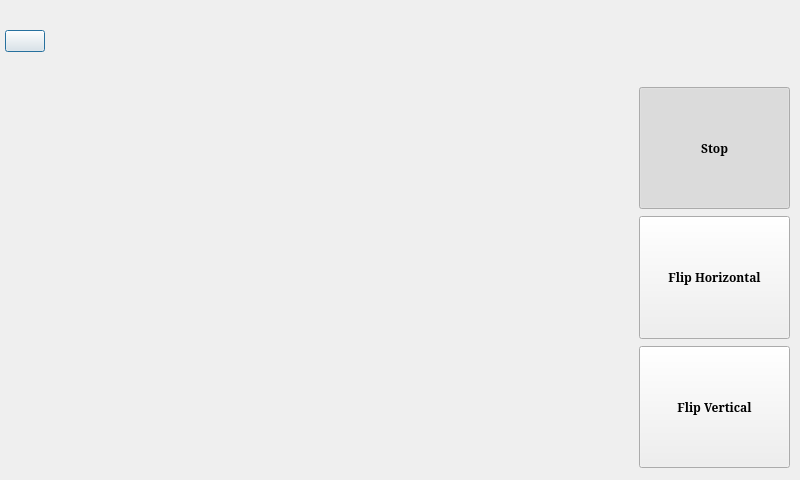
<?xml version="1.0" encoding="UTF-8"?>
<ui version="4.0">
 <class>CameraDialog</class>
 <widget class="QDialog" name="CameraDialog">
  <property name="geometry">
   <rect>
    <x>0</x>
    <y>0</y>
    <width>800</width>
    <height>480</height>
   </rect>
  </property>
  <property name="sizePolicy">
   <sizepolicy hsizetype="Expanding" vsizetype="Fixed">
    <horstretch>0</horstretch>
    <verstretch>0</verstretch>
   </sizepolicy>
  </property>
  <property name="font">
   <font>
    <family>.AppleSystemUIFont</family>
   </font>
  </property>
  <property name="windowTitle">
   <string>Camera</string>
  </property>
  <property name="windowIcon">
   <iconset resource="assets.qrc">
    <normaloff>:/assets/xiangji.svg</normaloff>:/assets/xiangji.svg</iconset>
  </property>
  <layout class="QVBoxLayout" name="verticalLayout" stretch="1,0,7">
   <property name="spacing">
    <number>3</number>
   </property>
   <property name="leftMargin">
    <number>5</number>
   </property>
   <property name="topMargin">
    <number>5</number>
   </property>
   <property name="rightMargin">
    <number>5</number>
   </property>
   <property name="bottomMargin">
    <number>5</number>
   </property>
   <item>
    <layout class="QHBoxLayout" name="horizontalLayout_3">
     <item>
      <widget class="QPushButton" name="Btn_Back">
       <property name="whatsThis">
        <string>BTStyleSheet2</string>
       </property>
       <property name="text">
        <string/>
       </property>
       <property name="icon">
        <iconset resource="assets.qrc">
         <normaloff>:/assets/huitui.svg</normaloff>:/assets/huitui.svg</iconset>
       </property>
       <property name="iconSize">
        <size>
         <width>72</width>
         <height>72</height>
        </size>
       </property>
      </widget>
     </item>
     <item>
      <spacer name="horizontalSpacer_3">
       <property name="orientation">
        <enum>Qt::Horizontal</enum>
       </property>
       <property name="sizeHint" stdset="0">
        <size>
         <width>40</width>
         <height>20</height>
        </size>
       </property>
      </spacer>
     </item>
     <item>
      <widget class="QPushButton" name="Btn_Logo">
       <property name="styleSheet">
        <string notr="true">border:none;
font: 75 30pt &quot;Gill Sans MT&quot;;
</string>
       </property>
       <property name="text">
        <string/>
       </property>
       <property name="icon">
        <iconset resource="assets.qrc">
         <normaloff>:/assets/camera.svg</normaloff>:/assets/camera.svg</iconset>
       </property>
       <property name="iconSize">
        <size>
         <width>72</width>
         <height>72</height>
        </size>
       </property>
      </widget>
     </item>
     <item>
      <spacer name="horizontalSpacer_4">
       <property name="orientation">
        <enum>Qt::Horizontal</enum>
       </property>
       <property name="sizeHint" stdset="0">
        <size>
         <width>40</width>
         <height>20</height>
        </size>
       </property>
      </spacer>
     </item>
     <item>
      <widget class="QLabel" name="label_null">
       <property name="minimumSize">
        <size>
         <width>76</width>
         <height>72</height>
        </size>
       </property>
       <property name="text">
        <string/>
       </property>
      </widget>
     </item>
    </layout>
   </item>
   <item>
    <spacer name="verticalSpacer">
     <property name="orientation">
      <enum>Qt::Vertical</enum>
     </property>
     <property name="sizeType">
      <enum>QSizePolicy::Fixed</enum>
     </property>
     <property name="sizeHint" stdset="0">
      <size>
       <width>20</width>
       <height>2</height>
      </size>
     </property>
    </spacer>
   </item>
   <item>
    <layout class="QGridLayout" name="gridLayout" rowstretch="0,0" columnstretch="1">
     <property name="leftMargin">
      <number>5</number>
     </property>
     <property name="topMargin">
      <number>5</number>
     </property>
     <property name="rightMargin">
      <number>5</number>
     </property>
     <property name="bottomMargin">
      <number>5</number>
     </property>
     <item row="0" column="0">
      <layout class="QHBoxLayout" name="horizontalLayout" stretch="0,4,0,1">
       <property name="topMargin">
        <number>0</number>
       </property>
       <item>
        <spacer name="horizontalSpacer">
         <property name="orientation">
          <enum>Qt::Horizontal</enum>
         </property>
         <property name="sizeType">
          <enum>QSizePolicy::Fixed</enum>
         </property>
         <property name="sizeHint" stdset="0">
          <size>
           <width>10</width>
           <height>5</height>
          </size>
         </property>
        </spacer>
       </item>
       <item>
        <layout class="QGridLayout" name="gridLayout_2" rowstretch="0,0,0" rowminimumheight="0,0,0">
         <item row="0" column="0">
          <spacer name="verticalSpacer_3">
           <property name="orientation">
            <enum>Qt::Vertical</enum>
           </property>
           <property name="sizeType">
            <enum>QSizePolicy::Preferred</enum>
           </property>
           <property name="sizeHint" stdset="0">
            <size>
             <width>20</width>
             <height>5</height>
            </size>
           </property>
          </spacer>
         </item>
         <item row="1" column="0">
          <widget class="QLabel" name="Windows">
           <property name="sizePolicy">
            <sizepolicy hsizetype="Expanding" vsizetype="Expanding">
             <horstretch>0</horstretch>
             <verstretch>0</verstretch>
            </sizepolicy>
           </property>
           <property name="text">
            <string/>
           </property>
           <property name="scaledContents">
            <bool>true</bool>
           </property>
          </widget>
         </item>
         <item row="2" column="0">
          <spacer name="verticalSpacer_4">
           <property name="orientation">
            <enum>Qt::Vertical</enum>
           </property>
           <property name="sizeType">
            <enum>QSizePolicy::Preferred</enum>
           </property>
           <property name="sizeHint" stdset="0">
            <size>
             <width>20</width>
             <height>5</height>
            </size>
           </property>
          </spacer>
         </item>
        </layout>
       </item>
       <item>
        <spacer name="horizontalSpacer_2">
         <property name="orientation">
          <enum>Qt::Horizontal</enum>
         </property>
         <property name="sizeType">
          <enum>QSizePolicy::Fixed</enum>
         </property>
         <property name="sizeHint" stdset="0">
          <size>
           <width>10</width>
           <height>20</height>
          </size>
         </property>
        </spacer>
       </item>
       <item>
        <layout class="QVBoxLayout" name="verticalLayout_2" stretch="0,0,0">
         <property name="spacing">
          <number>7</number>
         </property>
         <item>
          <widget class="QToolButton" name="Btn_Sensor">
           <property name="sizePolicy">
            <sizepolicy hsizetype="Expanding" vsizetype="Expanding">
             <horstretch>0</horstretch>
             <verstretch>0</verstretch>
            </sizepolicy>
           </property>
           <property name="font">
            <font>
             <family>SimSun</family>
             <weight>75</weight>
             <bold>true</bold>
            </font>
           </property>
           <property name="whatsThis">
            <string>BTStyleSheet8</string>
           </property>
           <property name="text">
            <string>Stop</string>
           </property>
           <property name="icon">
            <iconset resource="assets.qrc">
             <normaloff>:/assets/stop.svg</normaloff>:/assets/stop.svg</iconset>
           </property>
           <property name="iconSize">
            <size>
             <width>140</width>
             <height>80</height>
            </size>
           </property>
           <property name="checkable">
            <bool>true</bool>
           </property>
           <property name="checked">
            <bool>true</bool>
           </property>
           <property name="toolButtonStyle">
            <enum>Qt::ToolButtonTextUnderIcon</enum>
           </property>
          </widget>
         </item>
         <item>
          <widget class="QToolButton" name="Btn_FlipH">
           <property name="sizePolicy">
            <sizepolicy hsizetype="Expanding" vsizetype="Expanding">
             <horstretch>0</horstretch>
             <verstretch>0</verstretch>
            </sizepolicy>
           </property>
           <property name="font">
            <font>
             <family>SimSun</family>
             <weight>75</weight>
             <bold>true</bold>
            </font>
           </property>
           <property name="whatsThis">
            <string>BTStyleSheet8</string>
           </property>
           <property name="text">
            <string>Flip Horizontal</string>
           </property>
           <property name="icon">
            <iconset resource="assets.qrc">
             <normaloff>:/assets/flip-2.svg</normaloff>:/assets/flip-2.svg</iconset>
           </property>
           <property name="iconSize">
            <size>
             <width>140</width>
             <height>80</height>
            </size>
           </property>
           <property name="checkable">
            <bool>true</bool>
           </property>
           <property name="toolButtonStyle">
            <enum>Qt::ToolButtonTextUnderIcon</enum>
           </property>
          </widget>
         </item>
         <item>
          <widget class="QToolButton" name="Btn_FlipV">
           <property name="sizePolicy">
            <sizepolicy hsizetype="Expanding" vsizetype="Expanding">
             <horstretch>0</horstretch>
             <verstretch>0</verstretch>
            </sizepolicy>
           </property>
           <property name="font">
            <font>
             <family>SimSun</family>
             <weight>75</weight>
             <bold>true</bold>
            </font>
           </property>
           <property name="whatsThis">
            <string>BTStyleSheet8</string>
           </property>
           <property name="text">
            <string>Flip Vertical</string>
           </property>
           <property name="icon">
            <iconset resource="assets.qrc">
             <normaloff>:/assets/flip.svg</normaloff>:/assets/flip.svg</iconset>
           </property>
           <property name="iconSize">
            <size>
             <width>140</width>
             <height>80</height>
            </size>
           </property>
           <property name="checkable">
            <bool>true</bool>
           </property>
           <property name="toolButtonStyle">
            <enum>Qt::ToolButtonTextUnderIcon</enum>
           </property>
          </widget>
         </item>
        </layout>
       </item>
      </layout>
     </item>
     <item row="1" column="0">
      <spacer name="verticalSpacer_2">
       <property name="orientation">
        <enum>Qt::Vertical</enum>
       </property>
       <property name="sizeType">
        <enum>QSizePolicy::Fixed</enum>
       </property>
       <property name="sizeHint" stdset="0">
        <size>
         <width>20</width>
         <height>2</height>
        </size>
       </property>
      </spacer>
     </item>
    </layout>
   </item>
  </layout>
 </widget>
 <resources>
  <include location="assets.qrc"/>
 </resources>
 <connections/>
</ui>
